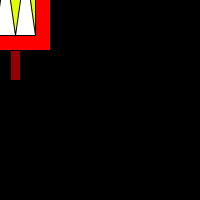
Frame 1 (no input)
Frame 60 (the mouse pressed at the canvas centre just before this capture): identical to frame 1, image omitted
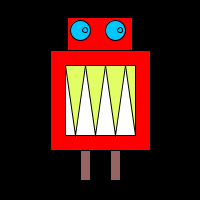
Frame 120 (the mouse held since frame 60 and released just before this capture)

The Processing sketch that drew these frames (run headless with seeded random() and noise(); from frame 60 on, the mouse is pressed at the canvas centre):

// Processing sketch: processing_23754
// ── processing_23754.pde


void setup() {
  size(200,200);
}

void draw() { 
  background(0);
  fill(255,0,0);

ellipseMode(CENTER);
rectMode(CENTER);


//head
rect(mouseX,mouseY-50,65,65);

//mouth

  rect(mouseX,mouseY,100,100);
  fill(255);
  
  rect(mouseX,mouseY,70,70);

//eyes
  smooth();
  fill(0,200,255);
  ellipse(mouseX-20,mouseY-70,20,20);
  ellipse(mouseX-15,mouseY-70,5,5);  
  
  ellipse(mouseX+15,mouseY-70,20,20);
  ellipse(mouseX+20,mouseY-70,5,5);
  
//teeth
  fill(225,255,mouseY);
  triangle(mouseX-35,mouseY-35,mouseX-25,mouseY+35,mouseX-15,mouseY-35);
  triangle(mouseX-15,mouseY-35,mouseX-5,mouseY+35,mouseX+5,mouseY-35);
  triangle(mouseX+5,mouseY-35,mouseX+15,mouseY+35,mouseX+25,mouseY-35);
  triangle(mouseX+25,mouseY-35,mouseX+35,mouseY+35,mouseX+35,mouseY-35); 

//legs
fill(150,mouseX,mouseY,255);
  rect(mouseX-15,mouseY+65,10,30);
  rect(mouseX+15,mouseY+65,10,30);
  
}              
